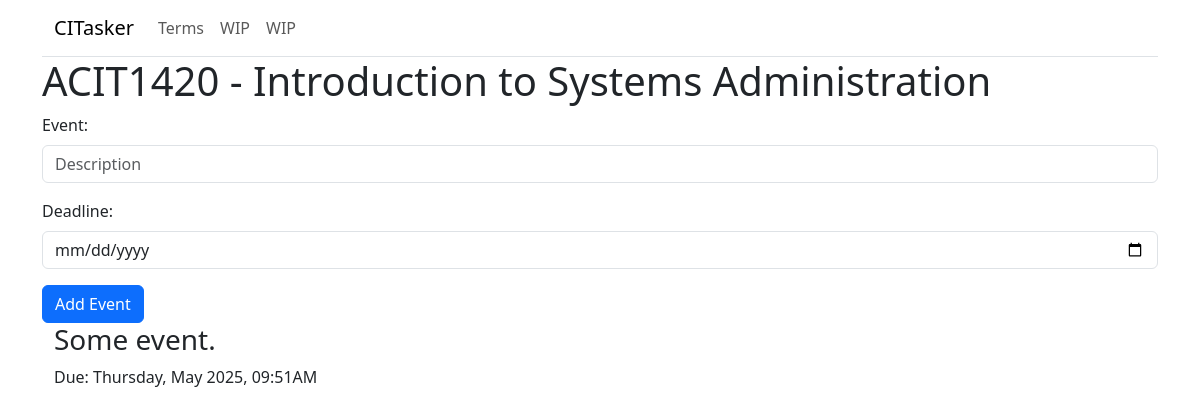
Before: /classes/1 with the older database file.
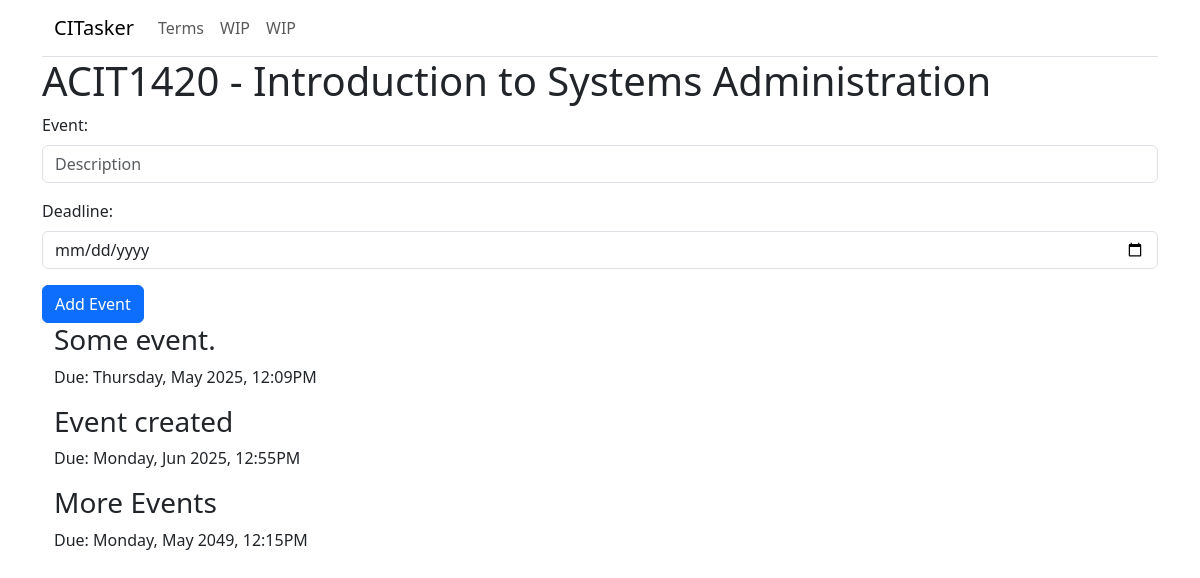
After: the same page with the newer database file.
### models/event.py (models this page shows)
class Event(db.Model):
    __tablename__ = "events"
    id = mapped_column(Integer, primary_key=True)
    userid = mapped_column(Integer, ForeignKey("users.id"))
    description = mapped_column(String, nullable=False)
    deadline = mapped_column(DateTime, default=datetime.now() + timedelta(days=1))
    courseid = mapped_column(Integer, ForeignKey("courses.id"))
    completed = mapped_column(Boolean, nullable=False, default=False)

### app.py (the view)
@app.route("/classes/<int:id>")
def class_page(id):
    course = db.session.execute(select(Course).where(Course.id == id)).scalar()
    events = db.session.execute(select(Event).where(Event.courseid == id)).scalars()
    return render_template("class_page.html", course=course, events=events)

### templates/class_page.html (shortened to what this page needs)
{% extends "base.html" %}
{% block content%}
<h1>{{course.name}}</h1>
<form action="{{ url_for('api.add', id=course.id) }}" method="POST">
        <div class="mb-3">
            <label for="event" class="form-label">Event:</label>
            <input type="text" class="form-control" name="event" placeholder="Description">
        </div>
        <div class="mb-3">
            <label for="deadline" class="form-label">Deadline:</label>
            <input type="date" class="form-control" name="deadline" placeholder="Deadline (YYYY-MM-DD, HH:MM)" required>
        </div>
        <button type="submit" class="btn btn-primary">Add Event</button>
</form>
<div class="container-sm">
    {% for i in events %}
    <h3>{{i.description}}</h3>
    <p>Due: {{i.deadline.strftime('%A, %b %Y, %I:%M%p %Z')}}</p>
    {% endfor %}
</div>
{% endblock %}

Changed rows visible on the page:
changed Event "Some event.": deadline "Thursday, May 2025, 09:51AM" → "Thursday, May 2025, 12:09PM"
added Event: description "Event created", deadline "Monday, Jun 2025, 12:55PM"
added Event: description "More Events", deadline "Monday, May 2049, 12:15PM"
